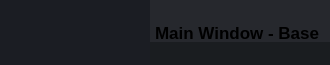
        <widget class="QFrame" name="frame_top">
         <property name="minimumSize">
          <size>
           <width>0</width>
           <height>65</height>
          </size>
         </property>
         <property name="maximumSize">
          <size>
           <width>16777215</width>
           <height>65</height>
          </size>
         </property>
         <property name="styleSheet">
          <string notr="true">background-color: transparent;</string>
         </property>
         <property name="frameShape">
          <enum>QFrame::NoFrame</enum>
         </property>
         <property name="frameShadow">
          <enum>QFrame::Raised</enum>
         </property>
         <layout class="QHBoxLayout" name="horizontalLayout_3">
          <property name="spacing">
           <number>0</number>
          </property>
          <property name="leftMargin">
           <number>0</number>
          </property>
          <property name="topMargin">
           <number>0</number>
          </property>
          <property name="rightMargin">
           <number>0</number>
          </property>
          <property name="bottomMargin">
           <number>0</number>
          </property>
          <item>
           <widget class="QFrame" name="frame_toggle">
            <property name="minimumSize">
             <size>
              <width>150</width>
              <height>0</height>
             </size>
            </property>
            <property name="maximumSize">
             <size>
              <width>150</width>
              <height>16777215</height>
             </size>
            </property>
            <property name="styleSheet">
             <string notr="true">background-color: rgb(27, 29, 35);</string>
            </property>
            <property name="frameShape">
             <enum>QFrame::NoFrame</enum>
            </property>
            <property name="frameShadow">
             <enum>QFrame::Raised</enum>
            </property>
            <layout class="QVBoxLayout" name="verticalLayout_3">
             <property name="spacing">
              <number>0</number>
             </property>
             <property name="leftMargin">
              <number>0</number>
             </property>
             <property name="topMargin">
              <number>0</number>
             </property>
             <property name="rightMargin">
              <number>0</number>
             </property>
             <property name="bottomMargin">
              <number>0</number>
             </property>
             <item>
              <widget class="QPushButton" name="btn_toggle_menu">
               <property name="sizePolicy">
                <sizepolicy hsizetype="Expanding" vsizetype="Expanding">
                 <horstretch>0</horstretch>
                 <verstretch>0</verstretch>
                </sizepolicy>
               </property>
               <property name="styleSheet">
                <string notr="true">QPushButton {
	background-image: url(:/24x24/icons/24x24/cil-menu.png);
	background-position: center;
	background-repeat: no-reperat;
	border: none;
	background-color: rgb(27, 29, 35);
}
QPushButton:hover {
	background-color: rgb(33, 37, 43);
}
QPushButton:pressed {	
	background-color: rgb(85, 170, 255);
}</string>
               </property>
               <property name="text">
                <string/>
               </property>
              </widget>
             </item>
            </layout>
           </widget>
          </item>
          <item>
           <widget class="QFrame" name="frame_top_right">
            <property name="styleSheet">
             <string notr="true">background: transparent;</string>
            </property>
            <property name="frameShape">
             <enum>QFrame::NoFrame</enum>
            </property>
            <property name="frameShadow">
             <enum>QFrame::Raised</enum>
            </property>
            <layout class="QVBoxLayout" name="verticalLayout_2">
             <property name="spacing">
              <number>0</number>
             </property>
             <property name="leftMargin">
              <number>0</number>
             </property>
             <property name="topMargin">
              <number>0</number>
             </property>
             <property name="rightMargin">
              <number>0</number>
             </property>
             <property name="bottomMargin">
              <number>0</number>
             </property>
             <item>
              <widget class="QFrame" name="frame_top_btns">
               <property name="maximumSize">
                <size>
                 <width>16777215</width>
                 <height>42</height>
                </size>
               </property>
               <property name="styleSheet">
                <string notr="true">background-color: rgba(27, 29, 35, 200)</string>
               </property>
               <property name="frameShape">
                <enum>QFrame::NoFrame</enum>
               </property>
               <property name="frameShadow">
                <enum>QFrame::Raised</enum>
               </property>
               <layout class="QHBoxLayout" name="horizontalLayout_4">
                <property name="spacing">
                 <number>0</number>
                </property>
                <property name="leftMargin">
                 <number>0</number>
                </property>
                <property name="topMargin">
                 <number>0</number>
                </property>
                <property name="rightMargin">
                 <number>0</number>
                </property>
                <property name="bottomMargin">
                 <number>0</number>
                </property>
                <item>
                 <widget class="QFrame" name="frame_label_top_btns">
                  <property name="sizePolicy">
                   <sizepolicy hsizetype="Expanding" vsizetype="Preferred">
                    <horstretch>0</horstretch>
                    <verstretch>0</verstretch>
                   </sizepolicy>
                  </property>
                  <property name="frameShape">
                   <enum>QFrame::NoFrame</enum>
                  </property>
                  <property name="frameShadow">
                   <enum>QFrame::Raised</enum>
                  </property>
                  <layout class="QHBoxLayout" name="horizontalLayout_10">
                   <property name="spacing">
                    <number>0</number>
                   </property>
                   <property name="leftMargin">
                    <number>5</number>
                   </property>
                   <property name="topMargin">
                    <number>0</number>
                   </property>
                   <property name="rightMargin">
                    <number>10</number>
                   </property>
                   <property name="bottomMargin">
                    <number>0</number>
                   </property>
                   <item>
                    <widget class="QLabel" name="label_title_bar_top">
                     <property name="minimumSize">
                      <size>
                       <width>0</width>
                       <height>65</height>
                      </size>
                     </property>
                     <property name="font">
                      <font>
                       <family>Segoe UI</family>
                       <pointsize>13</pointsize>
                       <weight>75</weight>
                       <bold>true</bold>
                      </font>
                     </property>
                     <property name="styleSheet">
                      <string notr="true">background: transparent;
</string>
                     </property>
                     <property name="text">
                      <string>Main Window - Base</string>
                     </property>
                     <property name="alignment">
                      <set>Qt::AlignLeading|Qt::AlignLeft|Qt::AlignVCenter</set>
                     </property>
                    </widget>
                   </item>
                  </layout>
                 </widget>
                </item>
                <item>
                 <widget class="QFrame" name="frame_btns_right">
                  <property name="sizePolicy">
                   <sizepolicy hsizetype="Expanding" vsizetype="Preferred">
                    <horstretch>0</horstretch>
                    <verstretch>0</verstretch>
                   </sizepolicy>
                  </property>
                  <property name="maximumSize">
                   <size>
                    <width>120</width>
                    <height>16777215</height>
                   </size>
                  </property>
                  <property name="frameShape">
                   <enum>QFrame::NoFrame</enum>
                  </property>
                  <property name="frameShadow">
                   <enum>QFrame::Raised</enum>
                  </property>
                  <layout class="QHBoxLayout" name="horizontalLayout_5">
                   <property name="spacing">
                    <number>0</number>
                   </property>
                   <property name="leftMargin">
                    <number>0</number>
                   </property>
                   <property name="topMargin">
                    <number>0</number>
                   </property>
                   <property name="rightMargin">
                    <number>0</number>
                   </property>
                   <property name="bottomMargin">
                    <number>0</number>
                   </property>
                  </layout>
                 </widget>
                </item>
               </layout>
              </widget>
             </item>
             <item>
              <widget class="QFrame" name="frame_top_info">
               <property name="maximumSize">
                <size>
                 <width>16777215</width>
                 <height>65</height>
                </size>
               </property>
               <property name="styleSheet">
                <string notr="true">background-color: rgb(26,29,32);</string>
               </property>
               <property name="frameShape">
                <enum>QFrame::NoFrame</enum>
               </property>
               <property name="frameShadow">
                <enum>QFrame::Raised</enum>
               </property>
               <layout class="QHBoxLayout" name="horizontalLayout_8">
                <property name="spacing">
                 <number>0</number>
                </property>
                <property name="leftMargin">
                 <number>10</number>
                </property>
                <property name="topMargin">
                 <number>0</number>
                </property>
                <property name="rightMargin">
                 <number>10</number>
                </property>
                <property name="bottomMargin">
                 <number>0</number>
                </property>
                <item>
                 <widget class="QLabel" name="label_top_info_1">
                  <property name="maximumSize">
                   <size>
                    <width>16777215</width>
                    <height>15</height>
                   </size>
                  </property>
                  <property name="font">
                   <font>
                    <family>Segoe UI</family>
                   </font>
                  </property>
                  <property name="styleSheet">
                   <string notr="true">color: rgb(26,29,32); </string>
                  </property>
                  <property name="text">
                   <string/>
                  </property>
                 </widget>
                </item>
                <item>
                 <widget class="QLabel" name="label_top_info_2">
                  <property name="minimumSize">
                   <size>
                    <width>0</width>
                    <height>0</height>
                   </size>
                  </property>
                  <property name="maximumSize">
                   <size>
                    <width>250</width>
                    <height>20</height>
                   </size>
                  </property>
                  <property name="font">
                   <font>
                    <family>Segoe UI</family>
                    <weight>75</weight>
                    <bold>true</bold>
                   </font>
                  </property>
                  <property name="styleSheet">
                   <string notr="true">color: rgb(98, 103, 111);</string>
                  </property>
                  <property name="text">
                   <string/>
                  </property>
                  <property name="alignment">
                   <set>Qt::AlignRight|Qt::AlignTrailing|Qt::AlignVCenter</set>
                  </property>
                 </widget>
                </item>
               </layout>
              </widget>
             </item>
            </layout>
           </widget>
          </item>
         </layout>
        </widget>
